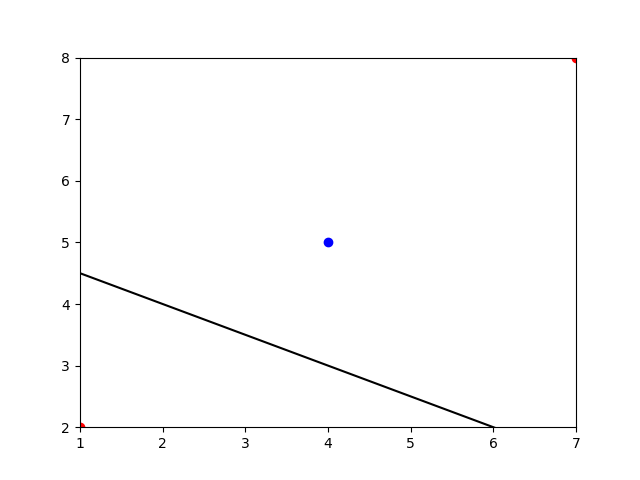

Write the Python code that produced this figure.
import numpy as np 
import numpy
import matplotlib.pyplot as plt

def generate_data(Para1, Para2, seed=0):
    """Generate binary random data

    Para1, Para2: dict, {str:float} for each class, 
      keys are mx (center on x axis), my (center on y axis), 
               ux (sigma on x axis), ux (sigma on y axis), 
               y (label for this class)
    seed: int, seed for NUMPy's random number generator. Not Python's random.

    """
    numpy.random.seed(seed)
    X1 = numpy.vstack((numpy.random.normal(Para1['mx'], Para1['ux'], Para1['N']), 
                       numpy.random.normal(Para1['my'], Para1['uy'], Para1['N'])))
    X2 = numpy.vstack((numpy.random.normal(Para2['mx'], Para2['ux'], Para2['N']), 
                       numpy.random.normal(Para2['my'], Para2['uy'], Para2['N'])))
    Y = numpy.hstack(( Para1['y']*numpy.ones(Para1['N']), 
                       Para2['y']*numpy.ones(Para2['N'])  ))            
    X = numpy.hstack((X1, X2)) 
    X = numpy.transpose(X)
    return X, Y 

def plot_data_hyperplane(X, y, w, filename):
    """
    X: 2-D numpy array, each row is a sample, not augmented 
    y: 1-D numpy array, the labels 
    w: 1-by-3 numpy array, the last element of which is the bias term
    
    X = numpy.array([[1,2,3],
                     [4,5,6],
                     [7,8,9]]) 
    y = numpy.array([1,-1,1])
    
    """
    # separte two classes
    X1 = X[y == +1]
    X2 = X[y == -1]
    
        
    # print(X1[:,0])
    # print(X1[:,1])
    # print(X2)
    
    # plot data samples
    plt.plot(X1[:,0], X1[:,1], 'ro')
    plt.plot(X2[:,0], X2[:,1], 'bo')
    # plt.scatter(X1[:,0], X1[:,1], s=20, facecolors='none', edgecolors='r')
    # plt.scatter(X2[:,0], X2[:,1], s=20, facecolors='none', edgecolors='b')
    
    # plot line
    x_ticks = np.array([np.min(X[:,0]), np.max(X[:,0])])
    y_ticks = -1*(x_ticks * w[0] +w[2])/w[1]
    
    # set limit
    plt.xlim(np.min(X[:,0]), np.max(X[:,0]))
    plt.ylim(np.min(X[:,1]), np.max(X[:,1]))
    
    # plot, save, close
    plt.plot(x_ticks, y_ticks, 'k-')
    plt.show()
    # plt.savefig(filename)
    plt.close('all')

def plot_mse(X, y, filename):
    """
    X: 2-D numpy array, each row is a sample, not augmented 
    y: 1-D numpy array
    """
    w = np.array([0,0,0]) # just a placeholder

    # your code here

    # convert X into augmented
    X = np.hstack((X, np.ones(len(X)).reshape(len(X),1)))
    
    compound = np.matmul(numpy.transpose(X), X)
    all_but_y = np.matmul(np.linalg.inv(compound), numpy.transpose(X))
    w = np.matmul(all_but_y, y)

    # Plot after you have w. 
    plot_data_hyperplane(X, y, w, filename)

    return w

def plot_fisher(X, y, filename): 
    """
    X: 2-D numpy array, each row is a sample, not augmented 
    y: 1-D numpy array

    Examples
    -----------------
    >>> X,y = generate_data(\
        {'mx':1,'my':2, 'ux':0.1, 'uy':1, 'y':1, 'N':20}, \
        {'mx':2,'my':4, 'ux':.1, 'uy':1, 'y':-1, 'N':50},\
        seed=10)
    >>> plot_fisher(X, y, 'test3.png')
    array([-1.61707972, -0.0341108 ,  2.54419773])
    >>> X,y = generate_data(\
        {'mx':-1.5,'my':2, 'ux':0.1, 'uy':2, 'y':1, 'N':200}, \
        {'mx':2,'my':-4, 'ux':.1, 'uy':1, 'y':-1, 'N':50},\
        seed=1)
    >>> plot_fisher(X, y, 'test4.png')
    array([-1.54593468,  0.00366625,  0.40890079])
    """

    w = np.array([0,0,0]) # just a placeholder

    # your code here
    
    # separte two classes
    # X1 = X[y == +1].T   # make into one sample/colum
    # X2 = X[y == -1].T
    X1 = X[y == +1]       # make into one sample/row
    X2 = X[y == -1]

    # compute c_i
    c1 = np.count_nonzero(y == +1)
    c2 = np.count_nonzero(y == -1)
        
    # compute m_i
    m1 = np.mean(X1, axis=0)
    m2 = np.mean(X2, axis=0)

    # compute X_i
    X1 = X1.T
    X2 = X2.T
        
    # compute M_i
    M1 = np.array([m1]*c1).T
    M2 = np.array([m2]*c2).T
       
    # compute S_i
    XminusM = X1 - M1
    S1 = np.matmul(XminusM, XminusM.T)
    XminusM = X2 - M2
    S2 = np.matmul(XminusM, XminusM.T)
        
    # compute S_w
    Sw = S1 + S2
    
    # compute w
    w = np.matmul(Sw.T, np.array(m1-m2))
    w = np.hstack((w,np.ones(1)))

    # Plot after you have w. 
    # plot_data_hyperplane(X, y, w, filename)
    return w


if __name__ == "__main__":

    # X,y = generate_data(
    #         {'mx':1,'my':2, 'ux':0.1, 'uy':1, 'y':1, 'N':20},
    #         {'mx':2,'my':4, 'ux':.1, 'uy':1, 'y':-1, 'N':50},
    #         seed=10)

    # plot_fisher(X, y, "test.png")
    
    # plot_mse(X, y, "test.png")
    
    X = numpy.array([[1,2,3],
                     [4,5,6],
                     [7,8,9]]) 
    y = numpy.array([1,-1,1])
    w = [1, 2, -10]
    plot_data_hyperplane(X, y, w, "test.png")


# X = np.array([[1,2],
#               [4,5],
#               [7,8]]) 
# y = np.array([1,-1,1])
# w = [1, 2, -10]

# X1 = X[y == +1]
# X2 = X[y == -1]
    
# plt.plot(X1[:,0], X1[:,1], 'ro')
# plt.plot(X2[:,0], X2[:,1], 'bo')
    
# x_ticks = np.array([np.min(X[:,0]), np.max(X[:,0])])
# y_ticks = -1*(x_ticks * w[0] +w[2])/w[1]
# plt.xlim(np.min(X[:,0]), np.max(X[:,0]))
# plt.ylim(np.min(X[:,1]), np.max(X[:,1]))
# plt.plot(x_ticks, y_ticks)
# # plt.savefig(filename)
# plt.show()
# plt.close('all')

# print(X)
# print(np.ones(len(X)))

# X = np.hstack((X, np.ones(len(X)).reshape(len(X),1)))
# print(np.ones(len(X)))
# print(X)